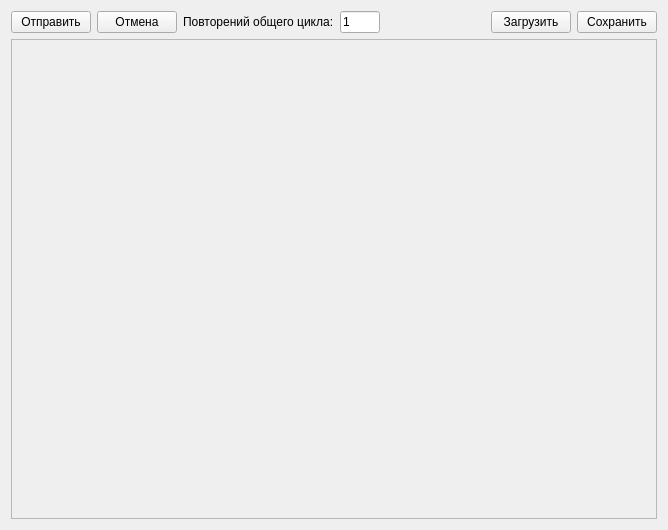
<?xml version="1.0" encoding="UTF-8"?>
<ui version="4.0">
 <class>CANSendWindow</class>
 <widget class="QWidget" name="CANSendWindow">
  <property name="geometry">
   <rect>
    <x>0</x>
    <y>0</y>
    <width>668</width>
    <height>530</height>
   </rect>
  </property>
  <property name="windowTitle">
   <string>Form</string>
  </property>
  <layout class="QVBoxLayout" name="verticalLayout">
   <item>
    <layout class="QHBoxLayout" name="horizontalLayout">
     <item>
      <widget class="QPushButton" name="send">
       <property name="text">
        <string>Отправить</string>
       </property>
      </widget>
     </item>
     <item>
      <widget class="QPushButton" name="stop">
       <property name="text">
        <string>Отмена</string>
       </property>
      </widget>
     </item>
     <item>
      <widget class="QLabel" name="label_2">
       <property name="text">
        <string>Повторений общего цикла:</string>
       </property>
      </widget>
     </item>
     <item>
      <widget class="QLineEdit" name="repeats">
       <property name="maximumSize">
        <size>
         <width>40</width>
         <height>16777215</height>
        </size>
       </property>
       <property name="text">
        <string>1</string>
       </property>
      </widget>
     </item>
     <item>
      <spacer name="horizontalSpacer">
       <property name="orientation">
        <enum>Qt::Horizontal</enum>
       </property>
       <property name="sizeHint" stdset="0">
        <size>
         <width>40</width>
         <height>20</height>
        </size>
       </property>
      </spacer>
     </item>
     <item>
      <widget class="QPushButton" name="load">
       <property name="text">
        <string>Загрузить</string>
       </property>
      </widget>
     </item>
     <item>
      <widget class="QPushButton" name="save">
       <property name="text">
        <string>Сохранить</string>
       </property>
      </widget>
     </item>
    </layout>
   </item>
   <item>
    <widget class="QScrollArea" name="scrollArea">
     <property name="widgetResizable">
      <bool>true</bool>
     </property>
     <widget class="QWidget" name="sendWidgetList">
      <property name="geometry">
       <rect>
        <x>0</x>
        <y>0</y>
        <width>648</width>
        <height>479</height>
       </rect>
      </property>
      <layout class="QVBoxLayout" name="verticalLayout_2"/>
     </widget>
    </widget>
   </item>
  </layout>
 </widget>
 <resources/>
 <connections/>
</ui>
